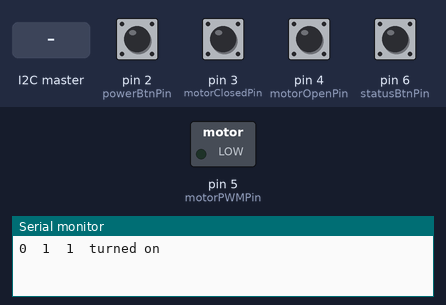
A sketch run on a simulated Arduino Uno, built with avr-gcc and run on an emulated ATmega328P. Parts: switched loads named in the sketch (green lamp = pin HIGH), the last lines printed to the serial monitor. Inputs (shaded band) come from the test bench; at power-on: pin 3 (motorClosedPin), pin 4 (motorOpenPin), pin 6 (statusBtnPin) HIGH, pin 2 (powerBtnPin) LOW.

Above: at 1.2 s.
1.3 s: pin 4 (motorOpenPin) pulled LOW for 1 s
At 1.8 s:
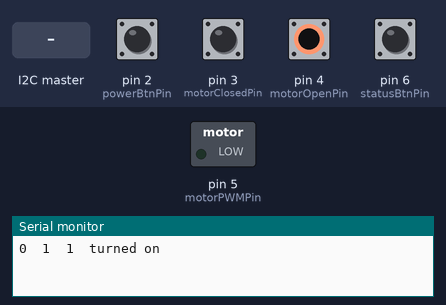
3.8 s: the I2C master sends the byte 2
At 6.5 s:
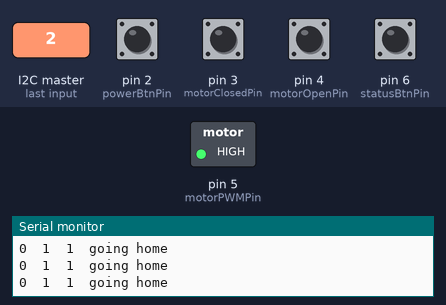
6.8 s: pin 4 (motorOpenPin) pulled LOW for 0.15 s
At 7.3 s:
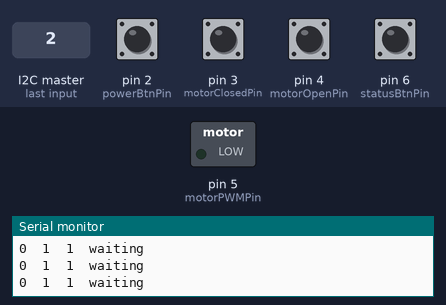
Timing chart, 0 to 9.8 s (numbered marks = the images above; inputs shaded):
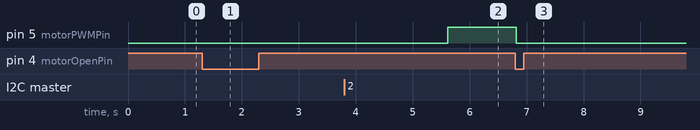

The sketch:

final_review_fsm_slave_for_backups.ino
```cpp
#include <Wire.h>
#include <elapsedMillis.h>
#include <FiniteStateMachine.h>

//Implementation of the final review finite state machine (fsm)
//code. It should be compatible with both the PCB and backup boards.
//The full feature set to be implemented is yet to be determined.

//Nothing has been tested.


//pin constants
//interface switches/buttons
const int powerBtnPin = 2;
const int statusBtnPin = 6;
//motor related pins
const int motorPWMPin = 5;
const int motorClosedPin = 3;
const int motorOpenPin = 4;
const int motorDirectionPin = 9;
//misc.
const int statusLEDPin = 10;

//important global parameters
const int forwardMotorSpeed = 255;
const int reverseMotorSpeed = 255;
const bool forwardDirection = HIGH;
const int waitTime = 4000;
elapsedMillis timeElapsed;

//transmission state numbers
int turnedOnStateNum = 2;
int goingForwardStateNum = 3;
int poweringOffStateNum = 4;
int statusCheckNumOn = 5;
int statusCheckNumOff = 6;

//flags and global states
//interrupts
volatile bool motorClosed = false;
volatile bool lastPowerBtnState = false;
//anything else additional? add below.
bool statusPressed = false;

const byte NUMBER_OF_STATES = 7;

void doTurnedOn() {
  // This function was placed above the initialize states to prevent a function
  // not defined. Furthremore, we must "extend" the function to prevent calling
  // an FSM object function which does not exist yet.
  doTurnedOnTransition();
}

//initialize states
State turnedOn = State(doTurnedOn);
State goingHome = State(doGoingHome);
State waiting = State(doWaiting);
State goingForward = State(doGoingForward);
State stayingClosed = State(doStayingClosed);
State poweringOff = State(doPoweringOff);
State poweredOff = State(doPoweredOff);

FSM stateMachine = FSM(turnedOn);     //initialize state machine, start in state: On

void doTurnedOnTransition() {
  blinkLED(statusLEDPin, 300, 3);
  stateMachine.transitionTo(goingHome);
}

void setup() {
  //this will need to be adjusted later
  Serial.begin(9600);
  Wire.begin(1); //make sure to set the address for the proper board
  Wire.onReceive(receiveMasterState);
  pinMode(motorPWMPin, OUTPUT);
  pinMode(motorClosedPin, INPUT_PULLUP);
  pinMode(motorOpenPin, INPUT_PULLUP);
//  pinMode(motorInterruptPin, OUTPUT);
//  pinMode(switchPollingPin, INPUT);
//  pinMode(motorDirectionPin, OUTPUT);
//  attachInterrupt(digitalPinToInterrupt(motorClosedPin), setMotorClosed, RISING);
}

void loop() {
  //perform main loop checks
  checkMotorClosed();

  checkStatusPressed();

  stateMachine.update();
  // debugging lines
    Serial.print(digitalRead(powerBtnPin));
    Serial.print("\t");
    Serial.print(digitalRead(motorOpenPin));
    Serial.print("\t");
    Serial.print(digitalRead(motorClosedPin));
    Serial.print("\t");

    if (stateMachine.isInState(turnedOn)) {Serial.println("turned on");}
    else if (stateMachine.isInState(goingHome)) {Serial.println("going home");}
    else if (stateMachine.isInState(waiting)) {Serial.println("waiting");}
    else if (stateMachine.isInState(stayingClosed)) {Serial.println("staying closed");}
    else if (stateMachine.isInState(poweringOff)) {Serial.println("powering off");}
    else if (stateMachine.isInState(poweredOff)) {Serial.println("powered off");}
    else if (stateMachine.isInState(goingForward)) {Serial.println("going forward");}
}

//utility functions
void checkStatusPressed() {
  if (digitalRead(statusBtnPin) == LOW && statusPressed) {
    digitalWrite(statusLEDPin, LOW);
    statusPressed = false;
  }
  if (digitalRead(statusBtnPin) == HIGH && !stateMachine.isInState(poweredOff)) {
    digitalWrite(statusLEDPin, HIGH);
    statusPressed = true;
  }
}

bool checkHome() {
  if (digitalRead(motorOpenPin) == LOW) {
    return true;
  }
  else {
    return false;
  }
}

void checkMotorClosed() {
  if (digitalRead(motorClosedPin) == LOW) {
    motorClosed = true;
  }
  else {
    motorClosed = false;
  }
}

void blinkLED(int ledPin, int blinkDelay, int numBlinks) {
  /*!
   * Blink the LED when called
   */
   for (int i=0; i < numBlinks; i++) {
    digitalWrite(ledPin, HIGH);
    delay(blinkDelay);
    digitalWrite(ledPin, LOW);
    delay(blinkDelay);
   }
}

//I2C communication utility functions
void receiveMasterState(int howMany) {
  int state = Wire.read();
  if (state == turnedOnStateNum) {
    stateMachine.transitionTo(turnedOn);
  }
  else if (state == goingForwardStateNum) {
    stateMachine.transitionTo(goingForward);
  }
  else if (state == poweringOffStateNum) {
    stateMachine.transitionTo(poweringOff);
  }
  else if (state == statusCheckNumOn) {
    digitalWrite(statusLEDPin, HIGH);
  }
  else if (state == statusCheckNumOff) {
    digitalWrite(statusLEDPin, LOW);
  }
}

//state machine utility functions
void doGoingHome() {
  if (checkHome()) {
    analogWrite(motorPWMPin, 0);
    stateMachine.transitionTo(waiting);
  }
  else {
    digitalWrite(motorDirectionPin, !forwardDirection);
    analogWrite(motorPWMPin, reverseMotorSpeed);
  }
}

void doWaiting() {
}

void doGoingForward() {
  if (motorClosed) {
    analogWrite(motorPWMPin, 0);
    stateMachine.transitionTo(stayingClosed);
  }
  else {
    digitalWrite(motorDirectionPin, forwardDirection);
    analogWrite(motorPWMPin, forwardMotorSpeed);
  }
}

void doStayingClosed() {

}

void doPoweringOff() {
  if (!checkHome()) {
    digitalWrite(motorDirectionPin, !forwardDirection);
    analogWrite(motorPWMPin, reverseMotorSpeed);
  }
  else {
    analogWrite(motorPWMPin, 0);
    stateMachine.transitionTo(poweredOff);
  }
  if (digitalRead(motorClosedPin) == HIGH) {
    motorClosed = false;
  }
}

void doPoweredOff() {

}
```

Measured:
- after the input at 1.3 s, pin 5 (motorPWMPin): stays LOW (without the input it goes to HIGH after 0.50 s)
- after the input at 3.8 s, pin 5 (motorPWMPin): LOW → HIGH after 1.8 s
- after the input at 6.8 s, pin 5 (motorPWMPin): HIGH → LOW at once
